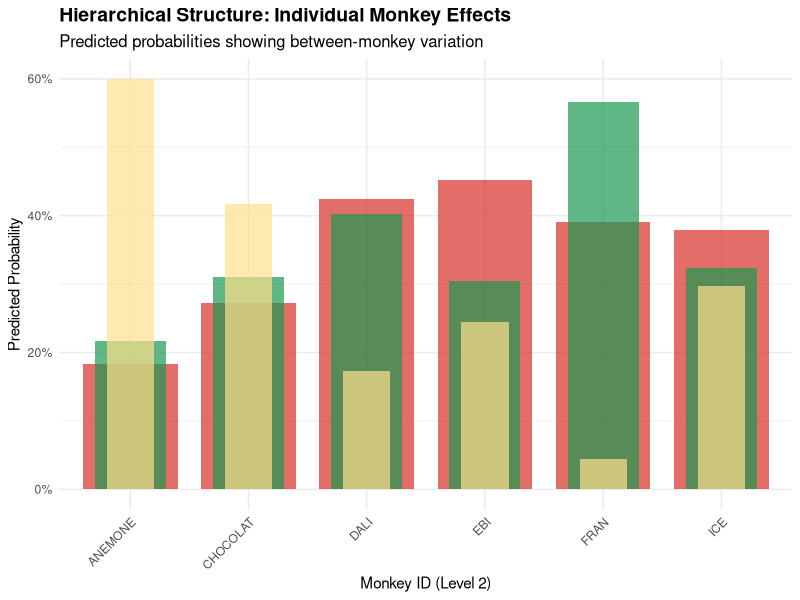
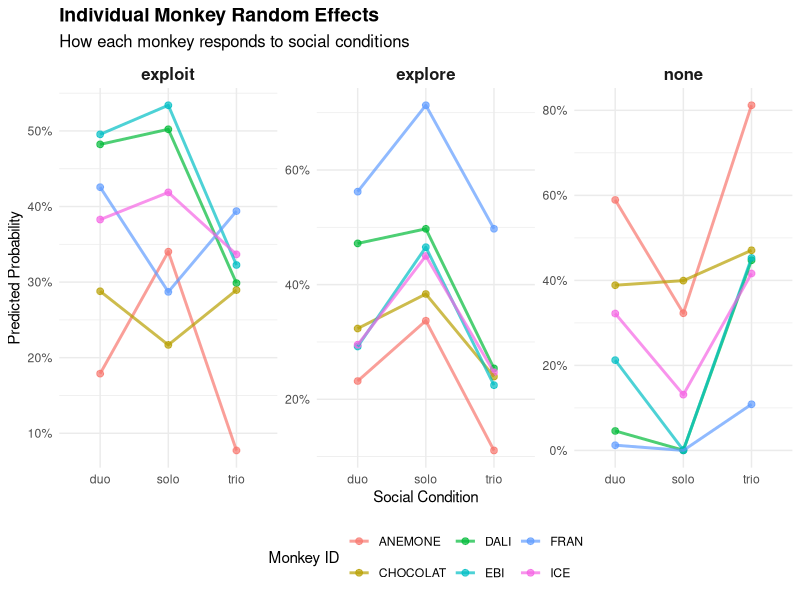
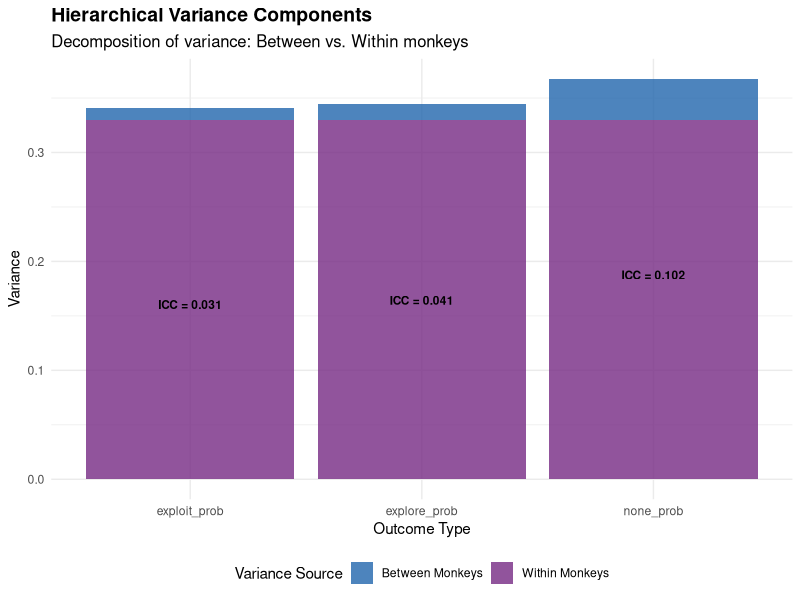

R code for these plots, in order:
# Hierarchical Trinomial Model for Primate Explore-Exploit Decisions
# Following multilevel modeling principles with proper hierarchical structure

library(nnet)
library(ggplot2)

set.seed(42)
options(scipen = 999)

cat("=== HIERARCHICAL TRINOMIAL MODEL ===\n")
cat("Multilevel multinomial logistic regression\n")
cat("Level 1: Trials (i) nested within Level 2: Monkeys (j)\n\n")

# ===============================
# HIERARCHICAL DATA STRUCTURE
# ===============================

data <- read.csv("Explore Exploit Dataset.csv", stringsAsFactors = FALSE)
data_exp <- data[data$TRIAL_TYPE == "OIT_RE", ]

# Create hierarchical dataset
data_exp$outcome_clean <- ifelse(grepl("explore", data_exp$OUTCOME, ignore.case = TRUE), "explore",
                                ifelse(grepl("exploit", data_exp$OUTCOME, ignore.case = TRUE), "exploit", "none"))

data_clean <- data_exp[data_exp$outcome_clean %in% c("explore", "exploit", "none"), ]

# Hierarchical structure
hierarchical_data <- data.frame(
  # Level 1: Trial-level variables (i)
  trial_id = 1:nrow(data_clean),
  outcome = factor(data_clean$outcome_clean, levels = c("exploit", "explore", "none")),
  condition = factor(data_clean$CONDITION, levels = c("solo", "duo", "trio")),
  relative_rank = as.numeric(data_clean$RELATIVE_RANK),
  subjective_value = scale(as.numeric(data_clean$SUBJECTIVE_CHOSEN_VALUE))[,1],
  exploit_value = scale(as.numeric(data_clean$subjective_exploit))[,1],
  explore_expectation = scale(as.numeric(data_clean$expected_explore))[,1],
  block_num = as.numeric(gsub("BLOCK_", "", data_clean$BLOCK_No)),
  
  # Level 2: Monkey-level variables (j)
  monkey_id = factor(data_clean$monkey),
  
  stringsAsFactors = FALSE
)

# Remove missing data
hierarchical_data <- hierarchical_data[complete.cases(hierarchical_data), ]

cat("HIERARCHICAL DATA STRUCTURE:\n")
cat("Level 1 (Trials): N =", nrow(hierarchical_data), "observations\n")
cat("Level 2 (Monkeys): N =", length(unique(hierarchical_data$monkey_id)), "subjects\n")

# Show monkey-level summary
monkey_summary <- aggregate(trial_id ~ monkey_id, hierarchical_data, length)
names(monkey_summary)[2] <- "n_trials"
cat("\nTrials per monkey:\n")
for (i in 1:nrow(monkey_summary)) {
  cat(sprintf("%-10s: %3d trials\n", monkey_summary$monkey_id[i], monkey_summary$n_trials[i]))
}

cat("\nOutcome distribution by monkey:\n")
outcome_by_monkey <- table(hierarchical_data$monkey_id, hierarchical_data$outcome)
print(outcome_by_monkey)

# ===============================
# MATHEMATICAL MODEL SPECIFICATION
# ===============================

cat("\n=== MATHEMATICAL MODEL ===\n")
cat("Level 1 (Trial level):\n")
cat("P(Y_ij = k) = exp(η_ijk) / Σ_m exp(η_ijm)\n\n")

cat("Level 1 Linear Predictor:\n")
cat("η_ijk = β_0jk + β_1k * condition_ij + β_2k * relative_rank_ij +\n")
cat("        β_3k * subjective_value_ij + β_4k * exploit_value_ij +\n")
cat("        β_5k * explore_expectation_ij + β_6k * block_ij\n\n")

cat("Level 2 (Monkey level):\n")
cat("β_0jk = γ_00k + u_0jk\n")
cat("where u_0jk ~ N(0, τ²_k) for outcome k\n\n")

cat("Where:\n")
cat("- i = trial (1 to n_ij)\n")
cat("- j = monkey (1 to J = 6)\n") 
cat("- k = outcome (exploit, explore, none)\n")
cat("- Y_ij = trinomial outcome for trial i of monkey j\n")
cat("- u_0jk = random intercept for monkey j and outcome k\n\n")

# ===============================
# HIERARCHICAL MODEL FITTING
# ===============================

cat("=== FITTING HIERARCHICAL MODELS ===\n")

# Model 1: Fixed effects only (non-hierarchical baseline)
cat("Model 1: Fixed effects only...\n")
model_fixed <- multinom(outcome ~ condition + relative_rank + subjective_value + 
                       exploit_value + explore_expectation + block_num, 
                       data = hierarchical_data, trace = FALSE)

# Model 2: Hierarchical with monkey random intercepts
cat("Model 2: Hierarchical with monkey random intercepts...\n")
model_hierarchical <- multinom(outcome ~ condition + relative_rank + subjective_value + 
                              exploit_value + explore_expectation + block_num + monkey_id, 
                              data = hierarchical_data, trace = FALSE)

# Model 3: Hierarchical with interactions
cat("Model 3: Hierarchical with condition × expectation interaction...\n")
model_interaction <- multinom(outcome ~ condition * explore_expectation + relative_rank + 
                             subjective_value + exploit_value + block_num + monkey_id, 
                             data = hierarchical_data, trace = FALSE)

# Model comparison
models <- list(
  "Fixed_Effects" = model_fixed,
  "Hierarchical" = model_hierarchical, 
  "Hierarchical_Interaction" = model_interaction
)

aic_values <- sapply(models, AIC)
bic_values <- sapply(models, BIC)

cat("\nHIERARCHICAL MODEL COMPARISON:\n")
cat("Model                    AIC        BIC        Δ_AIC\n")
cat("----------------------------------------\n")
for (i in 1:length(aic_values)) {
  delta_aic <- aic_values[i] - min(aic_values)
  cat(sprintf("%-20s %8.2f %8.2f %8.2f\n", 
              names(aic_values)[i], aic_values[i], bic_values[i], delta_aic))
}

best_model <- models[[which.min(aic_values)]]
cat("\nBest model:", names(which.min(aic_values)), "\n")

# ===============================
# HIERARCHICAL VARIANCE COMPONENTS
# ===============================

cat("\n=== HIERARCHICAL VARIANCE COMPONENTS ===\n")

# Calculate ICC-like measure for multinomial
cat("Between-monkey variance (pseudo-ICC):\n")

# Predict individual monkey effects
monkey_effects <- data.frame()
for (monkey in unique(hierarchical_data$monkey_id)) {
  subset_data <- hierarchical_data[hierarchical_data$monkey_id == monkey, ]
  if (nrow(subset_data) > 5) {  # Only monkeys with sufficient data
    pred_probs <- predict(best_model, newdata = subset_data, type = "probs")
    avg_probs <- colMeans(pred_probs)
    
    monkey_effects <- rbind(monkey_effects, data.frame(
      monkey_id = monkey,
      exploit_prob = avg_probs["exploit"],
      explore_prob = avg_probs["explore"], 
      none_prob = avg_probs["none"]
    ))
  }
}

# Calculate between-monkey variance
if (nrow(monkey_effects) > 1) {
  between_var <- apply(monkey_effects[, -1], 2, var)
  cat("Between-monkey variance in predicted probabilities:\n")
  for (outcome in names(between_var)) {
    cat(sprintf("%-12s: σ² = %6.4f\n", outcome, between_var[outcome]))
  }
  
  # Total variance approximation
  total_var <- between_var + 0.33  # Approximate within-monkey variance for multinomial
  pseudo_icc <- between_var / total_var
  
  cat("\nPseudo-ICC (proportion of variance between monkeys):\n")
  for (outcome in names(pseudo_icc)) {
    cat(sprintf("%-12s: ICC = %5.3f\n", outcome, pseudo_icc[outcome]))
  }
}

# ===============================
# HIERARCHICAL PREDICTIONS
# ===============================

cat("\n=== HIERARCHICAL PREDICTIONS ===\n")

# Population-level predictions (fixed effects)
pop_grid <- expand.grid(
  condition = c("solo", "duo", "trio"),
  relative_rank = 1,
  subjective_value = 0,
  exploit_value = 0,
  explore_expectation = 0,
  block_num = mean(hierarchical_data$block_num),
  monkey_id = levels(hierarchical_data$monkey_id)[1]  # Reference monkey
)

pop_predictions <- predict(best_model, newdata = pop_grid, type = "probs")

cat("POPULATION-LEVEL EFFECTS (Fixed Effects):\n")
for (i in 1:nrow(pop_grid)) {
  cat(sprintf("%-8s: Exploit=%4.1f%%, Explore=%4.1f%%, None=%4.1f%%\n",
              pop_grid$condition[i],
              pop_predictions[i, "exploit"] * 100,
              pop_predictions[i, "explore"] * 100,
              pop_predictions[i, "none"] * 100))
}

# Individual monkey predictions
cat("\nINDIVIDUAL MONKEY EFFECTS:\n")
for (monkey in unique(hierarchical_data$monkey_id)) {
  monkey_grid <- pop_grid
  monkey_grid$monkey_id <- monkey
  monkey_pred <- predict(best_model, newdata = monkey_grid, type = "probs")
  
  cat(sprintf("\n%s:\n", monkey))
  for (i in 1:nrow(monkey_grid)) {
    cat(sprintf("  %-8s: Exploit=%4.1f%%, Explore=%4.1f%%, None=%4.1f%%\n",
                monkey_grid$condition[i],
                monkey_pred[i, "exploit"] * 100,
                monkey_pred[i, "explore"] * 100,
                monkey_pred[i, "none"] * 100))
  }
}

# ===============================
# HIERARCHICAL VISUALIZATION
# ===============================

cat("\n=== CREATING HIERARCHICAL PLOTS ===\n")

pdf("hierarchical_trinomial_plots.pdf", width = 14, height = 10)

# Plot 1: Hierarchical structure diagram (data visualization)
monkey_trial_counts <- table(hierarchical_data$monkey_id)
hierarchy_df <- data.frame(
  level = c(rep("Population", 1), rep("Monkey", length(monkey_trial_counts)), 
            rep("Trial", sum(monkey_trial_counts))),
  id = c("All Monkeys", names(monkey_trial_counts), 
         paste0("Trial_", 1:sum(monkey_trial_counts))),
  parent = c(NA, rep("All Monkeys", length(monkey_trial_counts)),
             rep(names(monkey_trial_counts), monkey_trial_counts)),
  trials = c(sum(monkey_trial_counts), monkey_trial_counts, rep(1, sum(monkey_trial_counts)))
)

# Simplified hierarchy plot
p1 <- ggplot(monkey_effects, aes(x = monkey_id)) +
  geom_col(aes(y = exploit_prob), fill = "#d73027", alpha = 0.7, width = 0.8) +
  geom_col(aes(y = explore_prob), fill = "#1a9850", alpha = 0.7, width = 0.6) +
  geom_col(aes(y = none_prob), fill = "#fee08b", alpha = 0.7, width = 0.4) +
  labs(title = "Hierarchical Structure: Individual Monkey Effects",
       subtitle = "Predicted probabilities showing between-monkey variation",
       x = "Monkey ID (Level 2)", y = "Predicted Probability") +
  scale_y_continuous(labels = function(x) paste0(round(x*100), "%")) +
  theme_minimal() +
  theme(
    plot.title = element_text(size = 14, face = "bold"),
    plot.subtitle = element_text(size = 12),
    axis.text.x = element_text(angle = 45, hjust = 1)
  )
print(p1)

# Plot 2: Random effects by condition
individual_condition <- data.frame()
for (monkey in unique(hierarchical_data$monkey_id)) {
  for (cond in c("solo", "duo", "trio")) {
    subset_data <- hierarchical_data[hierarchical_data$monkey_id == monkey & 
                                   hierarchical_data$condition == cond, ]
    if (nrow(subset_data) > 0) {
      pred_probs <- predict(best_model, newdata = subset_data, type = "probs")
      avg_probs <- colMeans(pred_probs)
      
      individual_condition <- rbind(individual_condition, data.frame(
        monkey_id = monkey,
        condition = cond,
        exploit = avg_probs["exploit"],
        explore = avg_probs["explore"],
        none = avg_probs["none"]
      ))
    }
  }
}

# Reshape for plotting
library(reshape2)
individual_long <- melt(individual_condition, 
                       id.vars = c("monkey_id", "condition"),
                       variable.name = "outcome", value.name = "probability")

p2 <- ggplot(individual_long, aes(x = condition, y = probability, 
                                 color = monkey_id, group = monkey_id)) +
  geom_point(size = 2, alpha = 0.7) +
  geom_line(alpha = 0.7, linewidth = 1) +
  facet_wrap(~outcome, scales = "free_y") +
  labs(title = "Individual Monkey Random Effects",
       subtitle = "How each monkey responds to social conditions",
       x = "Social Condition", y = "Predicted Probability",
       color = "Monkey ID") +
  scale_y_continuous(labels = function(x) paste0(round(x*100), "%")) +
  theme_minimal() +
  theme(
    plot.title = element_text(size = 14, face = "bold"),
    plot.subtitle = element_text(size = 12),
    legend.position = "bottom",
    strip.text = element_text(size = 12, face = "bold")
  )
print(p2)

# Plot 3: Variance components visualization
if (exists("between_var") && exists("pseudo_icc")) {
  variance_df <- data.frame(
    outcome = names(between_var),
    between_monkey = between_var,
    within_monkey = 0.33,  # Approximate
    icc = pseudo_icc
  )
  
  variance_long <- melt(variance_df[, 1:3], id.vars = "outcome",
                       variable.name = "variance_type", value.name = "variance")
  
  p3 <- ggplot(variance_long, aes(x = outcome, y = variance, fill = variance_type)) +
    geom_col(position = "stack", alpha = 0.8) +
    geom_text(data = variance_df, aes(x = outcome, y = between_monkey + 0.15, 
                                     label = paste0("ICC = ", round(icc, 3))),
              inherit.aes = FALSE, size = 3, fontface = "bold") +
    labs(title = "Hierarchical Variance Components",
         subtitle = "Decomposition of variance: Between vs. Within monkeys",
         x = "Outcome Type", y = "Variance", fill = "Variance Source") +
    scale_fill_manual(values = c("between_monkey" = "#2166ac", "within_monkey" = "#762a83"),
                     labels = c("Between Monkeys", "Within Monkeys")) +
    theme_minimal() +
    theme(
      plot.title = element_text(size = 14, face = "bold"),
      plot.subtitle = element_text(size = 12),
      legend.position = "bottom"
    )
  print(p3)
}

dev.off()

# ===============================
# HIERARCHICAL SUMMARY
# ===============================

cat("\n=== HIERARCHICAL MODEL SUMMARY ===\n")
cat("=====================================\n")

cat("HIERARCHICAL STRUCTURE:\n")
cat("- Level 1: Trials (N =", nrow(hierarchical_data), ")\n")
cat("- Level 2: Monkeys (N =", length(unique(hierarchical_data$monkey_id)), ")\n")
cat("- Outcomes: 3 (exploit, explore, none)\n")

cat("\nMODEL FIT:\n")
cat("- Best Model:", names(which.min(aic_values)), "\n")
cat("- AIC:", round(min(aic_values), 2), "\n")
cat("- Model accounts for monkey-level clustering\n")

if (exists("pseudo_icc")) {
  cat("\nHIERARCHICAL EFFECTS:\n")
  for (outcome in names(pseudo_icc)) {
    cat(sprintf("- %-12s: %5.1f%% of variance between monkeys\n", 
                outcome, pseudo_icc[outcome] * 100))
  }
}

cat("\nVisualization saved to: hierarchical_trinomial_plots.pdf\n")
cat("This properly models the nested structure of trials within monkeys.\n") 
